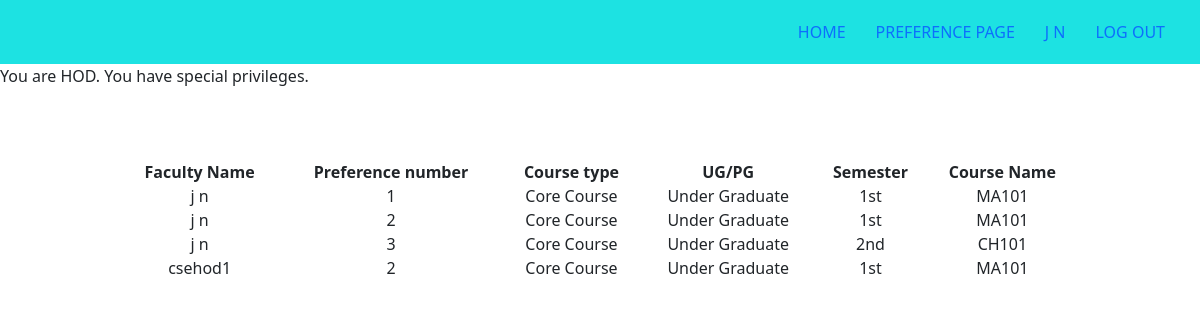
The app's page / (signed in) with its own data.
### allocator/models.py (models this page shows, shortened)
class Preference(models.Model):
    user = models.ForeignKey(User,on_delete = models.CASCADE)
    preference_num = models.CharField(max_length=1,choices = [('1','1'),('2','2'),('3','3')])
    course_type = models.CharField(max_length=20,choices = course_type_choice)
    semester = models.CharField(max_length=3)
    course_name = models.CharField(max_length=100)
    ug_pg = models.CharField(max_length = 30,choices = graduate_choice)

### allocator/views.py (the view)
# urls.py: path('',views.home,name="home"),
def home(request):
	params ={
		'hi':'hello'
	}
	if request.user.is_authenticated:
		profile = Profile.objects.get(user=request.user)
		if profile.designation=='HOD':
			teachers = Profile.objects.filter(department = profile.department)
			preferences = Preference.objects.filter(user__profile__in = teachers).order_by('user','course_type','preference_num')
			params = {
				'preferences':preferences,
				'teachers':teachers
				}
		return render(request,'home.html',params)
	return render(request,'home.html',params)

### allocator/preprocessor.py (called while the page is built)
def preload_infos(request):
    if request.user.is_authenticated:
        profile = Profile.objects.get(user = request.user)
        return {'profile':profile}
    return {}

### course_allocator/emaillogin.py (called while the page is built)
    def get_user(self, user_id):
        try:
            user = UserModel.objects.get(pk=user_id)
        except UserModel.DoesNotExist:
            return None
        return user if self.user_can_authenticate(user) else None

### templates/home.html (shortened to what this page needs)
{% extends 'base.html' %}
{% block content %}
    {% if user.is_authenticated %}
    {% if profile.designation == 'HOD' %}
    You are HOD. You have special privileges.
    <br><br><br><br>
    <center>
        <table style="width:80%;text-align: center;">
            <tr>
                <th>Faculty Name </th>
                <th> Preference number </th>
                <th> Course type</th>
                <th> UG/PG </th>
                <th> Semester </th>
                <th> Course Name</th>
            </tr>
            {% for pre in preferences %}
            <tr>
                <td> {{pre.user.first_name }} {{pre.user.last_name }}</td>
                <td> {{ pre.preference_num }}</td>
                <td> {{ pre.get_course_type_display }}</td>
                <td> {{ pre.get_ug_pg_display }}</td>
                <td> {{pre.semester }}</td>
                <td> {{ pre.course_name }}</td>
            </tr>
            {% endfor %}
        </table>
    </center>
{% endif %}
    {% else %}
        You are logged out
    {% endif %}<br>
{% endblock %}

### templates/base.html (shortened to what this page needs)
{% load static %}
<!DOCTYPE html>
<html>
<head>
    <link rel="stylesheet" href="{% static 'css/index.css' %}">
    <link rel="stylesheet" href="{% static 'css/profile.css' %}">
    <link rel="stylesheet" href="{% static 'css/registration.css' %}">
    <link href="https://cdn.jsdelivr.net/npm/bootstrap@5.0.0-beta1/dist/css/bootstrap.min.css" rel="stylesheet"
>
</head>
<body>
{% include 'navigation.html' %}
{% block content %}
{% endblock %}
</body>
</html>

### templates/navigation.html
<div class="navigation">
    <a href="{% url 'home' %}">Home </a>
    {% if user.is_authenticated %}
        <a href="{% url 'preference' %}"> Preference Page</a>
        <a href="{% url 'profile' user.username %}"> {{ user.first_name }} {{user.last_name}}</a>
        <a href="{% url 'logout' %}"> Log Out </a>
    {% else %}
        <a href="{% url 'login' %}">Log In </a>
        <a href="{% url 'signup' %}"> Sign Up </a>
    {% endif %}
</div>

### static/css/index.css (style rules this page uses)
* { margin:0; padding:0; }
.navigation { display: flex; justify-content: flex-end; padding:20px; background:rgb(29, 226, 226) }
.navigation>a { margin:0px 15px; text-decoration:none; font-weight:1.3em; text-transform: uppercase; }

### static/css/profile.css (style rules this page uses)
* { box-sizing: border-box; }
body { margin: 0; background-color: rgb(203, 216, 214); }

### records on screen
Preference: user.first_name "j", user.last_name "n", preference_num "1", course_type "Core Course", ug_pg "Under Graduate", semester "1st", course_name "MA101"
Preference: user.first_name "j", user.last_name "n", preference_num "2", course_type "Core Course", ug_pg "Under Graduate", semester "1st", course_name "MA101"
Preference: user.first_name "j", user.last_name "n", preference_num "3", course_type "Core Course", ug_pg "Under Graduate", semester "2nd", course_name "CH101"
Preference: user.first_name "csehod1", preference_num "2", course_type "Core Course", ug_pg "Under Graduate", semester "1st", course_name "MA101"

### other values on screen
{{ user.first_name }} "J"
{{ user.last_name }} "N"
